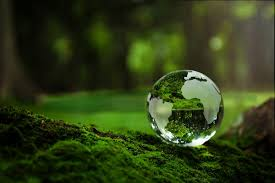
#> input picture codes/Structural/Decorator/examples/filter_image/images.jpeg, 275 x 183 px
$ python filter_image.py
#> lines starting #> are read from the running program, lines starting #| are printed output that depends on the picture
import re
from abc import ABC, abstractmethod
from PIL import Image, ImageFilter, ImageEnhance
import os


def get_result_filename(directory_name, base_name, extension="jpeg"):
    os.makedirs(directory_name, exist_ok=True)

    files = [file for file in os.listdir(directory_name) if file.startswith(base_name) and
             file.endswith(f".{extension}")]

    numbers = [
        int(re.search(r'\d+', file).group())
        for file in files
        if re.search(r'\d+', file)
    ]
    print(numbers)

    next_number = max(numbers, default=0) + 1

    next_filename = f"{base_name}{next_number}.{extension}"

    return f'{directory_name}/{next_filename}'


# Component
class ImageComponent(ABC):
    @abstractmethod
    def apply_filter(self):
        pass

    @abstractmethod
    def save_image(self, output_path):
        pass


# ConcreteComponent
class BaseImage(ImageComponent):
    def __init__(self, image_path):
#> called with image_path = 'images.jpeg'
        self.image = Image.open(image_path)
#> self.image is the input picture: PIL image 275x183 RGB; mean R, G, B 47.5, 61, 23.7

    def apply_filter(self):
        return self.image

    def save_image(self, output_path):
        self.image.save(output_path)


# Decorator
class ImageFilterDecorator(ImageComponent):
    def __init__(self, image_component):
        self._image_component = image_component

    @abstractmethod
    def apply_filter(self):
        pass

    def save_image(self, output_path):
        self._image_component.save_image(output_path)


# ConcreteDecoratorA
class BlurFilter(ImageFilterDecorator):
    def apply_filter(self):
        base_image = self._image_component.apply_filter()
        return base_image.filter(ImageFilter.BLUR)
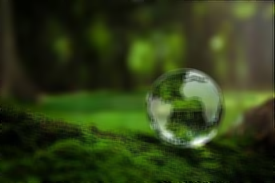
#> returned value: PIL image 275x183 RGB; mean R, G, B 47.5, 61, 23.7


# ConcreteDecoratorB
class BrightnessFilter(ImageFilterDecorator):
    def __init__(self, image_component, factor):
        super().__init__(image_component)
        self.factor = factor

    def apply_filter(self):
        base_image = self._image_component.apply_filter()
        enhancer = ImageEnhance.Brightness(base_image)
        return enhancer.enhance(self.factor)
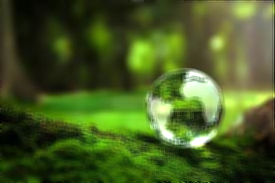
#> returned value: PIL image 275x183 RGB; mean R, G, B 70.9, 90.9, 35.2


# ConcreteDecoratorC
class SharpnessFilter(ImageFilterDecorator):
    def __init__(self, image_component, factor):
        super().__init__(image_component)
        self.factor = factor

    def apply_filter(self):
        base_image = self._image_component.apply_filter()
        enhancer = ImageEnhance.Sharpness(base_image)
        return enhancer.enhance(self.factor)


# Client code
def main():
    input_image_path = "images.jpeg"
    output_image_path = get_result_filename('Images', 'image', input_image_path.split('.')[-1])

    base_image = BaseImage(input_image_path)

    blur_filter = BlurFilter(base_image)
    blurred_image = blur_filter.apply_filter()

    brightness_filter = BrightnessFilter(blur_filter, factor=1.5)
    brighter_image = brightness_filter.apply_filter()

    sharpness_filter = SharpnessFilter(brightness_filter, factor=2.0)
    sharp_image = sharpness_filter.apply_filter()

    sharp_image.save(output_image_path)
    print(f"result image saved in {output_image_path}")


if __name__ == "__main__":
    main()
